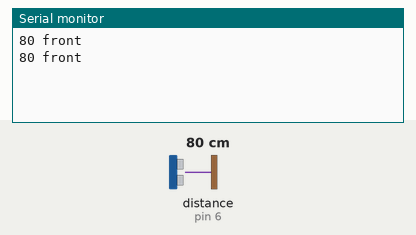
A sketch run on a simulated Arduino Uno, built with avr-gcc and run on an emulated ATmega328P. Shown: the last lines printed to the serial monitor. Wiring (inferred from the names in the program): ultrasonic range finder: trigger pin 5; echo pin 6. Inputs (shaded band) come from the test bench; at power-on: distance to the obstacle (sensor on pin 6) 80 cm. The echo pulse lasts 58.3 µs per cm.

Above: at 1.8 s.
1.9 s: distance to the obstacle (sensor on pin 6) set to 2 cm
At 2.8 s:
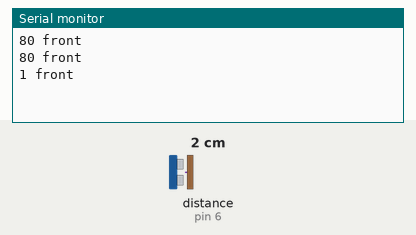
3.4 s: distance to the obstacle (sensor on pin 6) set to 4 cm
At 4.8 s:
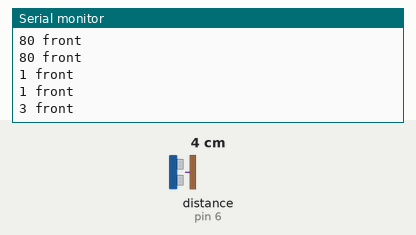
Timing chart, 0 to 6.4 s (numbered marks = the images above; inputs shaded):
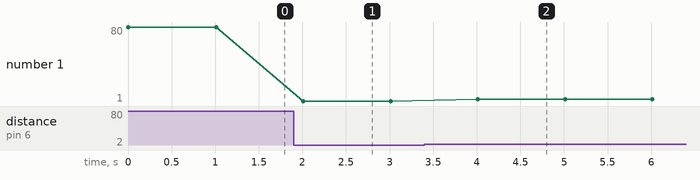

The sketch:

sonar.ino
```cpp
// sonar central
int trigPin = 5;
int echoPin = 6;

void setup(){

	pinMode(echoPin, INPUT);
	pinMode(trigPin, OUTPUT);
	digitalWrite(echoPin, LOW);
	Serial.begin(9600);

}

void loop()
{
	checkDistance();
	delay(1000);
}


int checkDistance()
{
  digitalWrite(trigPin, LOW);
  delayMicroseconds(2);
  digitalWrite(trigPin, HIGH);
  delayMicroseconds(10);
  digitalWrite(trigPin, LOW);
  int duration = pulseIn(echoPin, HIGH);
  int cm = duration / 58;
  if(cm < 0){
	delay(2);
	return checkDistance();
  }
  Serial.print(cm);
  Serial.println(" front");
  return cm;
}
```

Measured:
- after the input at 1.9 s, the serial monitor: prints a new line after 0.11 s (image 1)
- after the input at 3.4 s, the serial monitor: prints a new line after 0.61 s (image 2)
- plotted number 1: 80 → 1 after the input at 1.9 s, 1 → 3 after the input at 3.4 s
